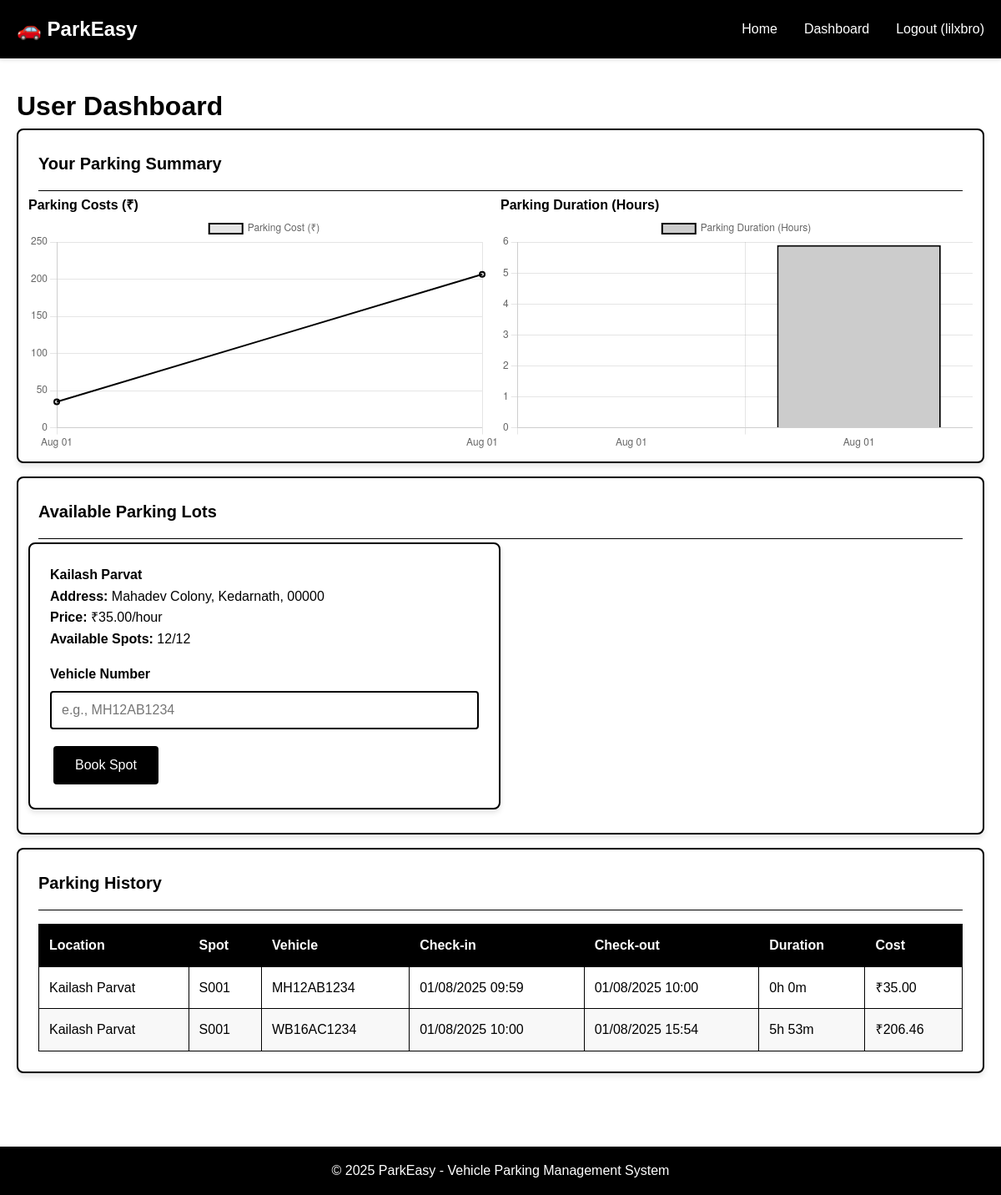
The page /user/dashboard (signed in) on the database its author committed.
### backend/models.py (models this page shows, shortened)
class User(db.Model):
    __tablename__ = 'users'
    id = db.Column(db.Integer, primary_key=True)
    username = db.Column(db.String(80), unique=True, nullable=False)
    email = db.Column(db.String(120), unique=True, nullable=False)
    password_hash = db.Column(db.String(120), nullable=False)
    phone = db.Column(db.String(15), nullable=True)
    is_admin = db.Column(db.Boolean, default=False)
    created_at = db.Column(db.DateTime, default=datetime.utcnow)
    reservations = db.relationship('Reservation', backref='user', lazy=True, cascade='all, delete-orphan')

class ParkingLot(db.Model):
    __tablename__ = 'parking_lots'
    id = db.Column(db.Integer, primary_key=True)
    prime_location_name = db.Column(db.String(100), nullable=False)
    address = db.Column(db.Text, nullable=False)
    pin_code = db.Column(db.String(10), nullable=False)
    price_per_hour = db.Column(db.Float, nullable=False)
    maximum_spots = db.Column(db.Integer, nullable=False)
    created_at = db.Column(db.DateTime, default=datetime.utcnow)
    spots = db.relationship('ParkingSpot', backref='lot', lazy=True, cascade='all, delete-orphan', order_by='ParkingSpot.spot_number')
    @property
    def available_spots_count(self):
        return len([spot for spot in self.spots if spot.status == 'A'])

class ParkingSpot(db.Model):
    __tablename__ = 'parking_spots'
    id = db.Column(db.Integer, primary_key=True)
    lot_id = db.Column(db.Integer, db.ForeignKey('parking_lots.id'), nullable=False)
    spot_number = db.Column(db.String(10), nullable=False)
    status = db.Column(db.String(1), default='A', nullable=False)  # A-Available, O-Occupied
    created_at = db.Column(db.DateTime, default=datetime.utcnow)
    reservations = db.relationship('Reservation', backref='spot', lazy=True)

class Reservation(db.Model):
    __tablename__ = 'reservations'
    id = db.Column(db.Integer, primary_key=True)
    spot_id = db.Column(db.Integer, db.ForeignKey('parking_spots.id'), nullable=False)
    user_id = db.Column(db.Integer, db.ForeignKey('users.id'), nullable=False)
    vehicle_number = db.Column(db.String(20), nullable=False)
    parking_timestamp = db.Column(db.DateTime, default=datetime.utcnow)
    leaving_timestamp = db.Column(db.DateTime, nullable=True)
    parking_cost = db.Column(db.Float, nullable=True)
    @property
    def duration_str(self):
        end_time = self.leaving_timestamp or datetime.utcnow()
        if self.parking_timestamp:
            duration = end_time - self.parking_timestamp
            hours = int(duration.total_seconds() // 3600)
            minutes = int((duration.total_seconds() % 3600) // 60)
            if not self.leaving_timestamp:
                return f"{hours}h {minutes}m (ongoing)"
            return f"{hours}h {minutes}m"
        return "N/A"

### backend/app.py (the view)
@app.route('/user/dashboard')
@login_required
def user_dashboard():
    user = User.query.get(session['user_id'])
    if user.is_admin:
        return redirect(url_for('admin_dashboard'))
    lots = ParkingLot.query.all()
    available_lots = [lot for lot in lots if lot.available_spots_count > 0]
    current_reservations = Reservation.query.filter_by(
        user_id=user.id,
        leaving_timestamp=None
    ).all()
    past_reservations = Reservation.query.filter(
        Reservation.user_id == user.id,
        Reservation.leaving_timestamp.isnot(None)
    ).order_by(Reservation.leaving_timestamp.asc()).all()
    user_chart_data = {
        'labels': [res.leaving_timestamp.strftime('%b %d') for res in past_reservations],
        'costs': [res.parking_cost for res in past_reservations],
        'durations': [round((res.leaving_timestamp - res.parking_timestamp).total_seconds() / 3600, 2) for res in past_reservations]
    }
    return render_template('user_dashboard.html',
                           lots=available_lots,
                           current_reservations=current_reservations,
                           past_reservations=past_reservations,
                           user_chart_data=user_chart_data)

### backend/app.py (called while the page is built)
def login_required(f):
    @wraps(f)
    def decorated_function(*args, **kwargs):
        if 'user_id' not in session:
            flash('Please log in to access this page.', 'error')
            return redirect(url_for('login'))
        return f(*args, **kwargs)
    return decorated_function

### frontend/templates/user_dashboard.html (shortened to what this page needs)
{% extends "base.html" %}
{% block content %}
<h1>User Dashboard</h1>
{% if past_reservations %}
<div class="card mb-2">
    <div class="card-header">
        <h3 class="card-title">Your Parking Summary</h3>
    </div>
    <div class="row">
        <div class="col-md-6">
            <h4>Parking Costs (₹)</h4>
            <canvas id="parkingCostChart"></canvas>
        </div>
        <div class="col-md-6">
            <h4>Parking Duration (Hours)</h4>
            <canvas id="parkingDurationChart"></canvas>
        </div>
    </div>
</div>
{% endif %}
<div class="card mb-2">
    <div class="card-header">
        <h3 class="card-title">Available Parking Lots</h3>
    </div>
    {% if lots %}
        <div class="row">
            {% for lot in lots %}
            <div class="col-md-6">
                <div class="card mb-2">
                    <h4>{{ lot.prime_location_name }}</h4>
                    <p><strong>Address:</strong> {{ lot.address }}, {{ lot.pin_code }}</p>
                    <p><strong>Price:</strong> ₹{{ "%.2f"|format(lot.price_per_hour) }}/hour</p>
                    <p><strong>Available Spots:</strong> {{ lot.available_spots_count }}/{{ lot.maximum_spots }}</p>
                    {% if lot.available_spots_count > 0 %}
                        <form method="POST" action="{{ url_for('book_spot', lot_id=lot.id) }}" style="margin-top: 1rem;">
                            <div class="form-group">
                                <label class="form-label" for="vehicle_number_{{ lot.id }}">Vehicle Number</label>
                                <input type="text"
                                       class="form-control"
                                       id="vehicle_number_{{ lot.id }}"
                                       name="vehicle_number"
                                       placeholder="e.g., MH12AB1234"
                                       required>
                            </div>
                            <button type="submit" class="btn btn-primary">Book Spot</button>
                        </form>
                    {% else %}
                        <p class="text-center"><em>No spots available</em></p>
                    {% endif %}
                </div>
            </div>
            {% endfor %}
        </div>
    {% else %}
        <p class="text-center p-2">No parking lots available at the moment.</p>
    {% endif %}
</div>
{% if past_reservations %}
<div class="card">
    <div class="card-header">
        <h3 class="card-title">Parking History</h3>
    </div>
    <table class="table">
        <thead>
            <tr>
                <th>Location</th>
                <th>Spot</th>
                <th>Vehicle</th>
                <th>Check-in</th>
                <th>Check-out</th>
                <th>Duration</th>
                <th>Cost</th>
            </tr>
        </thead>
        <tbody>
            {% for reservation in past_reservations %}
            <tr>
                <td>{{ reservation.spot.lot.prime_location_name }}</td>
                <td>{{ reservation.spot.spot_number }}</td>
                <td>{{ reservation.vehicle_number }}</td>
                <td>{{ reservation.parking_timestamp.strftime('%d/%m/%Y %H:%M') }}</td>
                <td>{{ reservation.leaving_timestamp.strftime('%d/%m/%Y %H:%M') if reservation.leaving_timestamp else 'N/A' }}</td>
                <td>{{ reservation.duration_str }}</td>
                <td>₹{{ "%.2f"|format(reservation.parking_cost) if reservation.parking_cost else '0.00' }}</td>
            </tr>
            {% endfor %}
        </tbody>
    </table>
</div>
{% endif %}
{% endblock %}
{% block scripts %}
{% if user_chart_data and user_chart_data.labels %}
<script>
document.addEventListener('DOMContentLoaded', function() {
    // User Parking Cost Chart
    const costCtx = document.getElementById('parkingCostChart').getContext('2d');
    new Chart(costCtx, {
        type: 'line',
        data: {
            labels: {{ user_chart_data.labels | tojson }},
            datasets: [{
                label: 'Parking Cost (₹)',
                data: {{ user_chart_data.costs | tojson }},
                fill: false,
                borderColor: '#000000',
                tension: 0.1,
                borderWidth: 2
            }]
        },
        options: {
            responsive: true,
            scales: {
                y: {
                    beginAtZero: true
                }
            }
        }
    });
    // User Parking Duration Chart
    const durationCtx = document.getElementById('parkingDurationChart').getContext('2d');
    new Chart(durationCtx, {
        type: 'bar',
        data: {
            labels: {{ user_chart_data.labels | tojson }},
            datasets: [{
                label: 'Parking Duration (Hours)',
                data: {{ user_chart_data.durations | tojson }},
                backgroundColor: '#cccccc',
                borderColor: '#000000',
                borderWidth: 2
            }]
        },
        options: {
            responsive: true,
            scales: {
                y: {
                    beginAtZero: true
                }
            }
        }
    });
});
</script>
{% endif %}
{% endblock %}

### frontend/templates/base.html (shortened to what this page needs)
<!DOCTYPE html>
<html lang="en">
<head>
    <link rel="stylesheet" href="{{ url_for('static', filename='css/style.css') }}">
</head>
<body>
    <header class="header">
        <div class="container">
            <nav class="navbar">
                <div class="logo">🚗 ParkEasy</div>
                <ul class="nav-links">
                    <li><a href="{{ url_for('index') }}">Home</a></li>
                    {% if session.user_id %}
                        {% if session.is_admin %}
                            <li><a href="{{ url_for('admin_dashboard') }}">Dashboard</a></li>
                        {% else %}
                            <li><a href="{{ url_for('user_dashboard') }}">Dashboard</a></li>
                        {% endif %}
                        <li><a href="{{ url_for('logout') }}">Logout ({{ session.username }})</a></li>
                    {% else %}
                        <li><a href="{{ url_for('login') }}">Login</a></li>
                        <li><a href="{{ url_for('register') }}">Register</a></li>
                    {% endif %}
                </ul>
            </nav>
        </div>
    </header>
    <main class="main-content">
        <div class="container">
            {% block content %}{% endblock %}
        </div>
    </main>
    <footer class="footer">
        <div class="container">
            <p>&copy; 2025 ParkEasy - Vehicle Parking Management System</p>
        </div>
    </footer>
    {% block scripts %}{% endblock %}
</body>
</html>

### frontend/static/css/style.css (style rules this page uses)
* { margin: 0; padding: 0; box-sizing: border-box; }
body { font-family: 'Arial', sans-serif; background-color: #ffffff; color: #000000; line-height: 1.6; }
.container { max-width: 1200px; margin: 0 auto; padding: 0 20px; }
.header { background-color: #000000; color: #ffffff; padding: 1rem 0; box-shadow: 0 2px 5px rgba(0,0,0,0.1); }
.navbar { display: flex; justify-content: space-between; align-items: center; }
.logo { font-size: 1.5rem; font-weight: bold; }
.nav-links { display: flex; list-style: none; gap: 2rem; }
.nav-links a { color: #ffffff; text-decoration: none; transition: color 0.3s; }
.main-content { min-height: calc(100vh - 160px); padding: 2rem 0; }
.card { background-color: #ffffff; border: 2px solid #000000; border-radius: 8px; padding: 1.5rem; margin-bottom: 1.5rem; box-shadow: 0 4px 6px rgba(0,0,0,0.1); }
.card-header { border-bottom: 1px solid #000000; padding-bottom: 1rem; margin-bottom: 1rem; }
.card-title { font-size: 1.25rem; font-weight: bold; color: #000000; }
.form-group { margin-bottom: 1rem; }
.form-label { display: block; margin-bottom: 0.5rem; font-weight: bold; color: #000000; }
.form-control { width: 100%; padding: 0.75rem; border: 2px solid #000000; border-radius: 4px; font-size: 1rem; background-color: #ffffff; color: #000000; }
.btn { display: inline-block; padding: 0.75rem 1.5rem; margin: 0.25rem; border: 2px solid #000000; border-radius: 4px; text-decoration: none; font-size: 1rem; cursor: pointer; transition: all 0.3s; text-align: center; background-color: #ffffff; color: #000000; }
.btn-primary { background-color: #000000; color: #ffffff; }
.table { width: 100%; border-collapse: collapse; margin-top: 1rem; }
.table th, .table td { padding: 0.75rem; text-align: left; border: 1px solid #000000; }
.table th { background-color: #000000; color: #ffffff; font-weight: bold; }
.table tr:nth-child(even) { background-color: #f8f8f8; }
.row { display: flex; flex-wrap: wrap; margin: -0.75rem; }
.col-md-6 { flex: 0 0 50%; max-width: 50%; }
.footer { background-color: #000000; color: #ffffff; text-align: center; padding: 1rem 0; margin-top: 2rem; }
.mb-2 { margin-bottom: 1rem; }

### rows shown on the page
User: username "lilxbro"
ParkingLot: prime_location_name "Kailash Parvat", address "Mahadev Colony, Kedarnath", pin_code "00000", price_per_hour "35.00", available_spots_count "12", maximum_spots "12", vehicle_number "e.g., MH12AB1234"
Reservation: spot.lot.prime_location_name "Kailash Parvat", spot.spot_number "S001", vehicle_number "MH12AB1234", parking_timestamp "01/08/2025 09:59", leaving_timestamp "01/08/2025 10:00", duration_str "0h 0m", parking_cost "35.00"
Reservation: spot.lot.prime_location_name "Kailash Parvat", spot.spot_number "S001", vehicle_number "WB16AC1234", parking_timestamp "01/08/2025 10:00", leaving_timestamp "01/08/2025 15:54", duration_str "5h 53m", parking_cost "206.46"

### other values the page prints
chart data {{ user_chart_data.costs | tojson }} [35.0, 206.46]
chart data {{ user_chart_data.durations | tojson }} [0.0, 5.9]
